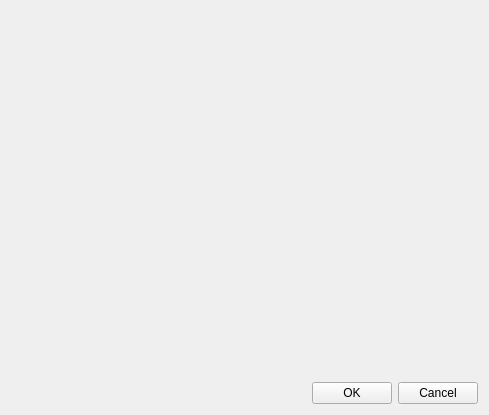
<?xml version="1.0" encoding="UTF-8"?>
<ui version="4.0">
 <class>CurveEditDlg</class>
 <widget class="QDialog" name="CurveEditDlg">
  <property name="geometry">
   <rect>
    <x>0</x>
    <y>0</y>
    <width>489</width>
    <height>415</height>
   </rect>
  </property>
  <property name="windowTitle">
   <string>Curve Editor</string>
  </property>
  <property name="windowIcon">
   <iconset resource="../QtResources/resources.qrc">
    <normaloff>:/GuiFoundation/EZ-logo.svg</normaloff>:/GuiFoundation/EZ-logo.svg</iconset>
  </property>
  <layout class="QVBoxLayout" name="verticalLayout">
   <item>
    <widget class="ezQtCurve1DEditorWidget" name="CurveEditor" native="true"/>
   </item>
   <item>
    <layout class="QHBoxLayout" name="horizontalLayout">
     <item>
      <spacer name="horizontalSpacer">
       <property name="orientation">
        <enum>Qt::Horizontal</enum>
       </property>
       <property name="sizeHint" stdset="0">
        <size>
         <width>40</width>
         <height>20</height>
        </size>
       </property>
      </spacer>
     </item>
     <item>
      <widget class="QPushButton" name="ButtonOk">
       <property name="text">
        <string>OK</string>
       </property>
       <property name="autoDefault">
        <bool>false</bool>
       </property>
      </widget>
     </item>
     <item>
      <widget class="QPushButton" name="ButtonCancel">
       <property name="text">
        <string>Cancel</string>
       </property>
       <property name="autoDefault">
        <bool>false</bool>
       </property>
      </widget>
     </item>
    </layout>
   </item>
  </layout>
 </widget>
 <customwidgets>
  <customwidget>
   <class>ezQtCurve1DEditorWidget</class>
   <extends>QWidget</extends>
   <header location="global">GuiFoundation/Widgets/Curve1DEditorWidget.moc.h</header>
   <container>1</container>
  </customwidget>
 </customwidgets>
 <resources>
  <include location="../QtResources/resources.qrc"/>
 </resources>
 <connections/>
</ui>
